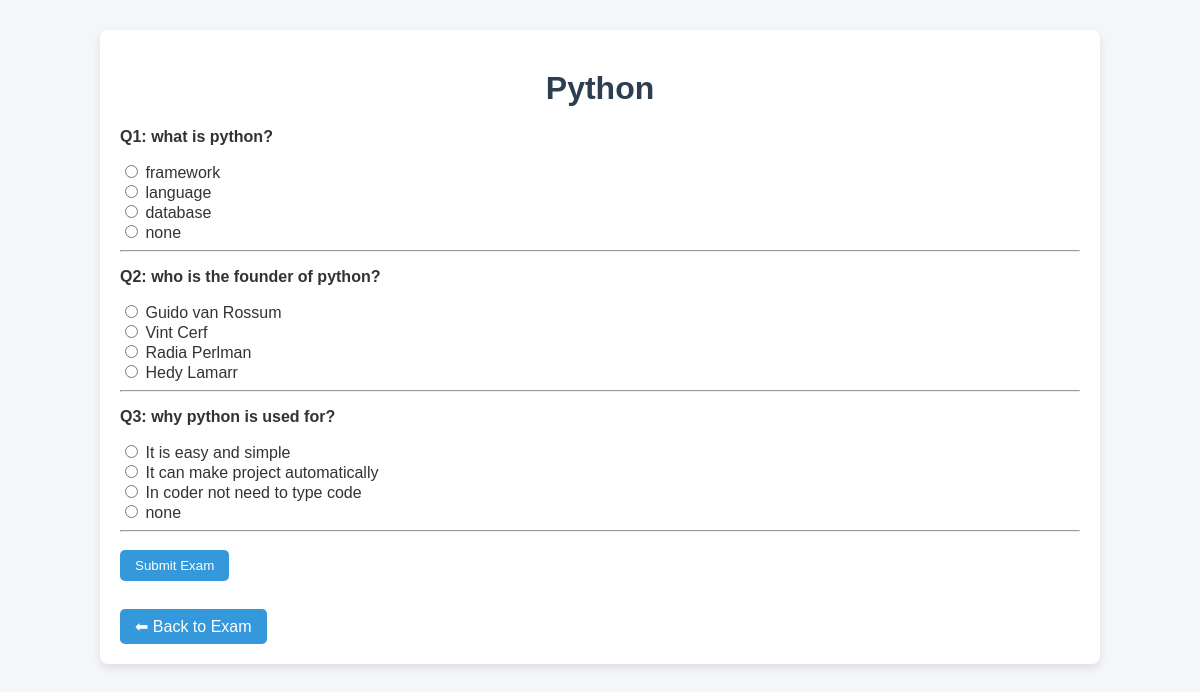
/exams/1/take/ (signed in), run on the app's committed database.
### exam/models.py (models this page shows, shortened)
class Exam(models.Model):
    title = models.CharField(max_length=200)
    description = models.TextField(blank=True)
    duration_minutes = models.PositiveIntegerField(default=10)
    pub_date = models.DateTimeField(default=timezone.now)

class Question(models.Model):
    exam = models.ForeignKey(Exam, on_delete=models.CASCADE, related_name='questions')
    text = models.TextField()
    marks = models.PositiveIntegerField(default=1)

class Choice(models.Model):
    question = models.ForeignKey(Question, on_delete=models.CASCADE, related_name='choices')
    text = models.CharField(max_length=200)
    is_correct = models.BooleanField(default=False)

### exam/views.py (the view, shortened to what this page needs)
# urls.py: path('<int:pk>/take/', views.take_exam, name='take_exam'),
@login_required
def take_exam(request, pk):
    exam = get_object_or_404(Exam, pk=pk)
    questions = exam.questions.prefetch_related('choices').all()
    return render(request, 'exam/take_exam.html', {
        'exam': exam,
        'questions': questions
    })

### exam/templates/exam/take_exam.html (shortened to what this page needs)
{% load static %}
<!DOCTYPE html>
<html>
<head>
    <link rel="stylesheet" href="{% static 'exam/style.css' %}">
</head>
<body>
<div class="container">
    <h1>{{ exam.title }}</h1>
    <form method="post">
        {% for q in questions %}
            <div>
                <p><b>Q{{ forloop.counter }}: {{ q.text }}</b></p>
                {% for c in q.choices.all %}
                    <label>
                        <input type="radio" name="question_{{ q.id }}" value="{{ c.id }}">
                        {{ c.text }}
                    </label><br>
                {% endfor %}
            </div>
            <hr>
        {% endfor %}
        <button type="submit">Submit Exam</button>
    </form>
    <br>
    <a href="{% url 'exam_detail' exam.pk %}">⬅ Back to Exam</a>
</div>
</body>
</html>

### exam/static/exam/style.css (style rules this page uses)
body { font-family: Arial, sans-serif; background: #f4f6f9; margin: 0; padding: 0; color: #333; }
h1, h2 { color: #2c3e50; text-align: center; margin-top: 20px; }
.container { width: 80%; margin: auto; background: #fff; padding: 20px; margin-top: 30px; border-radius: 8px; box-shadow: 0 4px 10px rgba(0,0,0,0.1); }
button, a { display: inline-block; padding: 8px 15px; margin-top: 10px; border-radius: 5px; text-decoration: none; background: #3498db; color: white; border: none; cursor: pointer; }

### data on the page
Exam: title "Python"
Question: text "what is python?"
Choice: text "framework"
Choice: text "language"
Choice: text "database"
Choice: text "none"
Question: text "who is the founder of python?"
Choice: text "Guido van Rossum"
Choice: text "Vint Cerf"
Choice: text "Radia Perlman"
Choice: text "Hedy Lamarr"
Question: text "why python is used for?"
Choice: text "It is easy and simple"
Choice: text "It can make project automatically"
Choice: text "In coder not need to type code"
Choice: text "none"
